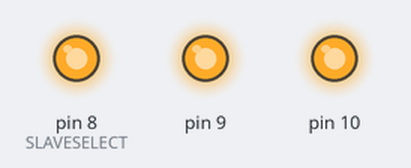
This sketch was run on a simulated Arduino Uno, built with avr-gcc and run on an emulated ATmega328P. Shown: output pins drawn as LEDs (lit = HIGH). What the sketch prints to the serial monitor is not drawn.

Above: at 0.2 s.
Timing chart, 0 to 1.7 s (numbered marks = the images above):
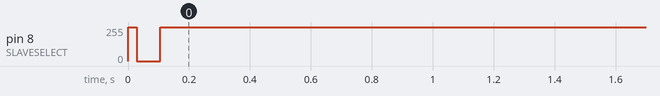

Measured:
- by itself, pin 8 (SLAVESELECT): 255/255 → 0/255 at 0.03 s, → 255/255 0.08 s later

The sketch:

testEeprom.ino.ino
```cpp
#define DATAOUT 11//MOSI
#define DATAIN  12//MISO
#define SPICLOCK  13//sck
#define SLAVESELECT 8 //ss

//opcodes
#define WREN  0x06
#define WRDI  0x04
#define RDSR  0x05
#define WRSR  0x01
#define READ  0x03
#define WRITE 0x02

byte eeprom_output_data;
byte eeprom_input_data=0;
byte clr;
int address=0;
//data buffer
char buffer[128];

void fill_buffer()
{
  for (int I=0;I<15;I++)
  {
    buffer[I]=I+49;
    Serial.print("Buffering ");
    Serial.print(buffer[I], HEX);
    Serial.print(" to ");
    Serial.println(I);
  }
}

char spi_transfer(volatile char data)
{
  SPDR = data;                    // Start the transmission
  while (!(SPSR & (1<<SPIF)))     // Wait the end of the transmission
  {
  };
  return SPDR;                    // return the received byte
}

void setup()
{
  Serial.begin(115200);

  pinMode(DATAOUT, OUTPUT);
  pinMode(DATAIN, INPUT);
  pinMode(SPICLOCK, OUTPUT);
  pinMode(SLAVESELECT, OUTPUT);
  digitalWrite(SLAVESELECT, HIGH); //disable device
  // this is to disable other device on SPI bus
  pinMode(9, OUTPUT);
  digitalWrite(9, HIGH);
  pinMode(10, OUTPUT);
  digitalWrite(10, HIGH);

  // SPCR = 01010000
  //interrupt disabled,spi enabled,msb 1st,master,clk low when idle,
  //sample on leading edge of clk,system clock/4 rate (fastest)
  SPCR = (1<<SPE)|(1<<MSTR);
  clr=SPSR;
  clr=SPDR;
  delay(10);
  //fill buffer with data
  fill_buffer();
  //fill eeprom w/ buffer
  digitalWrite(SLAVESELECT, LOW);
  spi_transfer(WREN); //write enable
  digitalWrite(SLAVESELECT, HIGH);
//  delay(10);
  digitalWrite(SLAVESELECT, LOW);
  spi_transfer(WRITE); //write instruction
  address=0;
  spi_transfer((char)(address>>8));   //send MSByte address first
  spi_transfer((char)(address));      //send LSByte address
  //write 128 bytes
  for (int I=0; I<15; I++) {
    spi_transfer(buffer[I]); //write data byte
    Serial.print("Writing ");
    Serial.print(buffer[I], HEX);
    Serial.print(" to address ");
    Serial.println(I);
  }
  digitalWrite(SLAVESELECT, HIGH); //release chip
  //wait for eeprom to finish writing
//  delay(1000);
  Serial.println("Write finished");
}

byte read_eeprom(int EEPROM_address)
{
  //READ EEPROM
  int data;
  digitalWrite(SLAVESELECT, LOW);
  spi_transfer(READ); //transmit read opcode
  spi_transfer((char)(EEPROM_address>>8));   //send MSByte address first
  spi_transfer((char)(EEPROM_address));      //send LSByte address
  data = spi_transfer(READ); //get data byte
  digitalWrite(SLAVESELECT, HIGH); //release chip, signal end transfer
  return data;
}

void loop()
{
  eeprom_output_data = read_eeprom(address);
  Serial.print("Reading from adress ");
  Serial.print(address);
  Serial.print(": " );
  Serial.println(eeprom_output_data, HEX);
  address++;
  if (address == 15) {
    address = 0;
    delay(60000);
  }
//  delay(5000); //pause for readability
}
```
